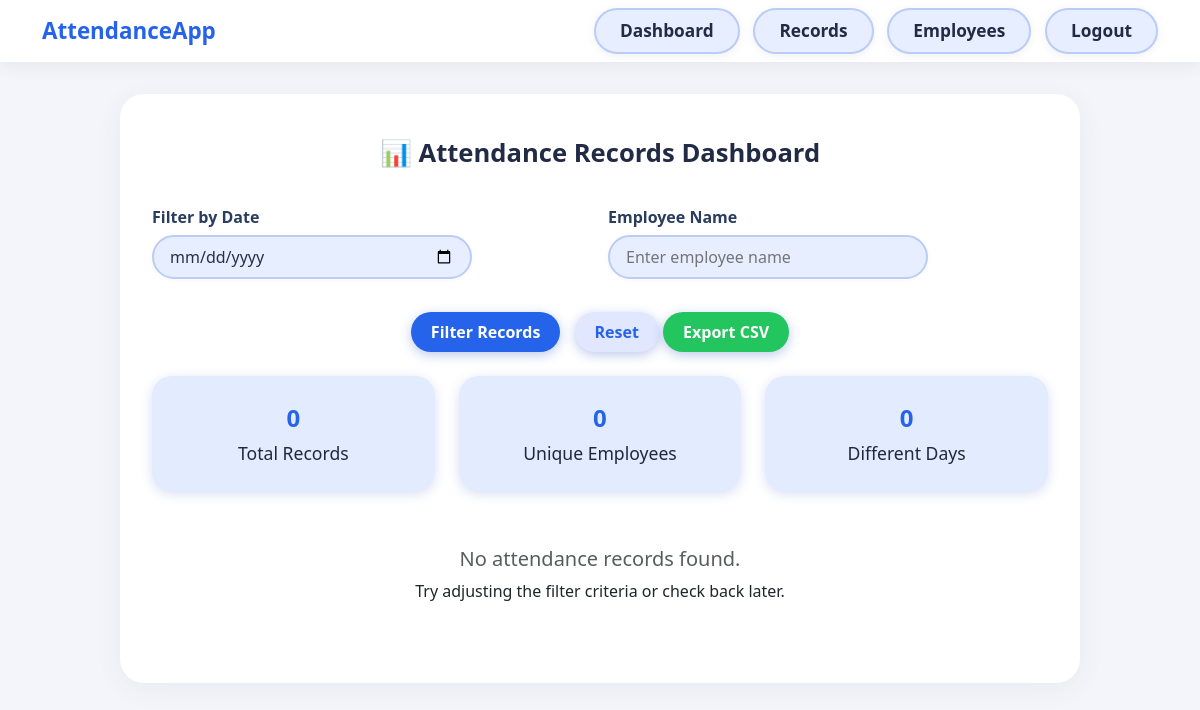
/attendance_dashboard (signed in), run on an earlier commit of the app's database.
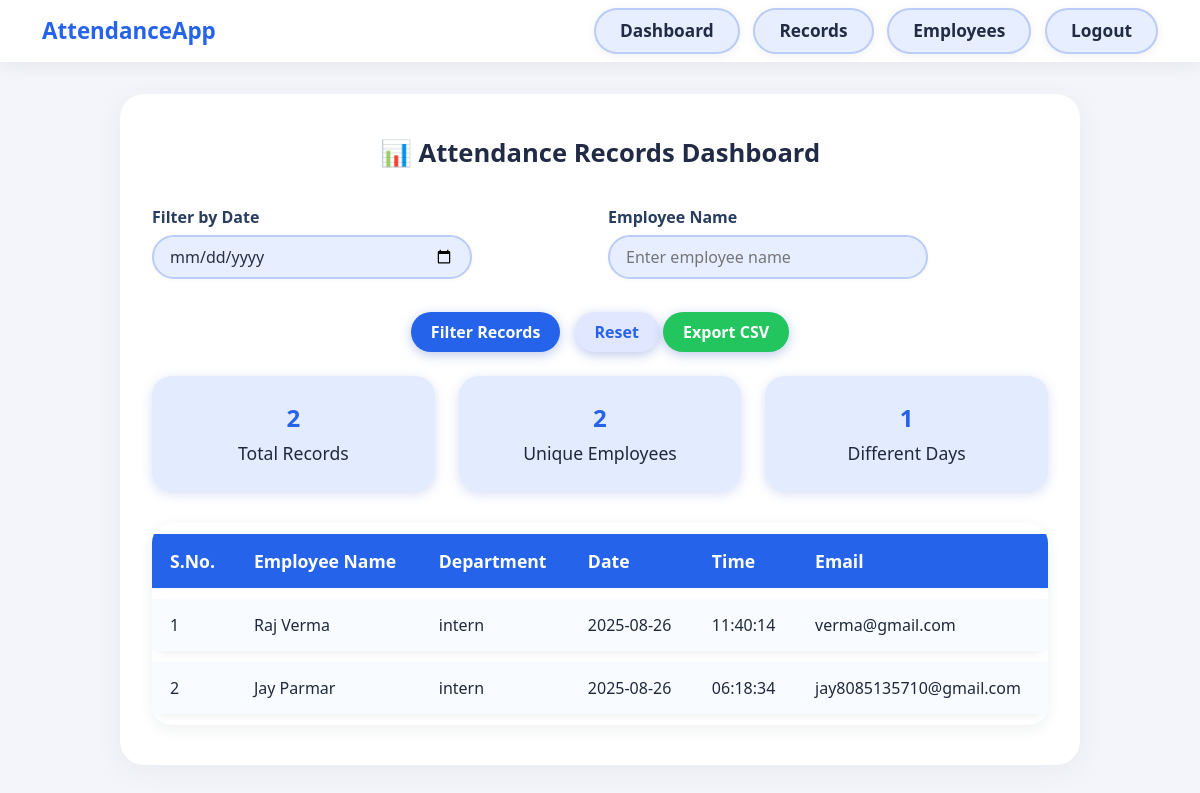
And on a later commit of the database.
### models.py (models this page shows)
class Attendance(db.Model):
    id = db.Column(db.Integer, primary_key=True)
    employee_id = db.Column(db.Integer, db.ForeignKey('employee.id', ondelete='CASCADE'), nullable=False)
    timestamp = db.Column(db.DateTime, nullable=False)

class Employee(db.Model):
    id = db.Column(db.Integer, primary_key=True)
    name = db.Column(db.String(150), nullable=False)
    department = db.Column(db.String(100), nullable=False)
    email = db.Column(db.String(150), nullable=False)
    contact = db.Column(db.String(20), nullable=False)
    face_data_folder = db.Column(db.String(200))
    attendances = db.relationship(
        'Attendance',
        backref='employee',
        lazy=True,
        cascade='all, delete-orphan',
        passive_deletes=True
    )

### app.py (the view)
@app.route("/attendance_dashboard")
@login_required
def attendance_dashboard():
    date = request.args.get("date")
    emp_name = request.args.get("employee")
    q = Attendance.query.join(Employee)
    if date:
        try:
            d = datetime.fromisoformat(date).date()
            q = q.filter(db.func.date(Attendance.timestamp) == d)
        except Exception:
            pass
    if emp_name:
        q = q.filter(Employee.name.ilike(f"%{emp_name}%"))
    records = q.order_by(Attendance.timestamp.desc()).all()
    unique_days = {r.timestamp.date() for r in records}
    return render_template(
        "attendance_dashboard.html",
        records=records,
        unique_days_count=len(unique_days)
    )

### app.py (called while the page is built)
@login_manager.user_loader
def load_user(user_id):
    return db.session.get(Admin, int(user_id))

### templates/attendance_dashboard.html (shortened to what this page needs)
{% extends 'base.html' %}
{% block content %}
<div class="record-card">
  <div class="record-title">📊 Attendance Records Dashboard</div>
  <form method="get" autocomplete="off">
    <div class="row gx-3 gy-2 mb-3">
      <div class="col-md-6">
        <label for="date">Filter by Date</label>
        <input type="date" id="date" name="date" class="compact-input" value="{{ request.args.get('date','') }}">
      </div>
      <div class="col-md-6">
        <label for="employee">Employee Name</label>
        <input type="text" id="employee" name="employee" placeholder="Enter employee name" class="compact-input" value="{{ request.args.get('employee','') }}">
      </div>
    </div>
    <div class="text-center mb-4">
      <button type="submit" class="btn btn-primary">Filter Records</button>
      <a href="{{ url_for('attendance_dashboard') }}" class="btn btn-secondary">Reset</a>
      <a href="{{ url_for('export_csv', date=request.args.get('date',''), employee=request.args.get('employee','')) }}" class="btn btn-success">Export CSV</a>
    </div>
  </form>
  <div class="row summary-row gx-4">
    <div class="col-md-4">
      <div class="summary-card">
        {{ records|length }}
        <div class="summary-label">Total Records</div>
      </div>
    </div>
    <div class="col-md-4">
      <div class="summary-card">
        {{ records|map(attribute='employee.id')|unique|list|length }}
        <div class="summary-label">Unique Employees</div>
      </div>
    </div>
    <div class="col-md-4">
      <div class="summary-card">
        {{ unique_days_count }}
        <div class="summary-label">Different Days</div>
      </div>
    </div>
  </div>
  {% if records %}
  <div class="table-responsive">
    <table>
      <thead>
        <tr>
          <th>S.No.</th>
          <th>Employee Name</th>
          <th>Department</th>
          <th>Date</th>
          <th>Time</th>
          <th>Email</th>
        </tr>
      </thead>
      <tbody>
        {% for r in records %}
        <tr>
          <td>{{ loop.index }}</td>
          <td>{{ r.employee.name }}</td>
          <td>{{ r.employee.department }}</td>
          <td>{{ r.timestamp.strftime('%Y-%m-%d') }}</td>
          <td>{{ r.timestamp.strftime('%H:%M:%S') }}</td>
          <td>{{ r.employee.email }}</td>
        </tr>
        {% endfor %}
      </tbody>
    </table>
  </div>
  {% else %}
  <div class="text-center py-4">
    <h5 class="text-muted">No attendance records found.</h5>
    <p>Try adjusting the filter criteria or check back later.</p>
  </div>
  {% endif %}
</div>
{% endblock %}

### templates/base.html (shortened to what this page needs)
<!doctype html>
<html lang="en">
<head>
  <link href="https://cdn.jsdelivr.net/npm/bootstrap@5.4.0/dist/css/bootstrap.min.css" rel="stylesheet" />
</head>
<body>
{% if current_user.is_authenticated %}
<nav class="navbar navbar-expand-lg">
  <div class="container">
    <a class="navbar-brand" href="{{ url_for('dashboard') }}">AttendanceApp</a>
    <div>
      <a href="{{ url_for('dashboard') }}" class="nav-btn">Dashboard</a>
      <a href="{{ url_for('attendance_dashboard') }}" class="nav-btn">Records</a>
      <a href="{{ url_for('new_employee') }}" class="nav-btn">Employees</a>
      <a href="{{ url_for('logout') }}" class="nav-btn">Logout</a>
    </div>
  </div>
</nav>
{% endif %}
<div class="container mb-5">
  {% block content %}{% endblock %}
</div>
</body>
</html>

### templates/base.html (style rules this page uses)
body { background: #f3f5fa; }
.navbar { background: #fff; box-shadow: 0 4px 16px rgba(44,62,80,0.07); margin-bottom: 2rem; }
.navbar-brand { font-weight:600; font-size:1.4rem; color:#2563eb !important; }
.nav-btn { background:#e6eeff !important; color:#222b45 !important; border:2px solid #baccf7; border-radius:99px; padding: 0.51rem 1.5rem; font-weight:600; font-size:1.08rem; margin-right:.6rem; text-decoration:none !important; box-shadow: 0 2px 10px rgba(44,62,80,0.07); transition:filter 0.18s, background 0.18s; display:inline-block; }
.nav-btn:last-child { margin-right:0; }

### templates/attendance_dashboard.html (style rules this page uses)
.record-card { max-width: 960px; margin: 2rem auto; background: #fff; border-radius: 24px; padding: 2.5rem 2rem; box-shadow: 0 6px 28px rgba(44,62,80,0.06); }
.record-title { font-size: 1.6rem; font-weight: 700; text-align: center; margin-bottom: 2rem; color: #222b45; }
label { font-weight: 600; color: #293e5e; display: block; margin-bottom: 6px; }
.compact-input { width: 100%; max-width: 320px; padding: 0.5rem 1rem; font-size: 1rem; border-radius: 30px; border: 2px solid #baccf7; background: #e6eeff; color: #283044; margin-bottom: 1.1rem; box-shadow: 0 1px 5px rgba(44,62,80,0.04); transition: border-color 0.3s ease; }
.btn { border-radius: 24px; font-size: 1rem; font-weight: 600; padding: 8px 20px; box-shadow: 0 3px 12px rgba(38,78,192,0.3); transition: background-color 0.25s ease; }
.btn-primary { background-color: #2563eb; color: #fff; border: none; }
.btn-secondary { background-color: #e0e7ff; color: #2563eb; border: none; margin-left: 10px; }
.btn-success { background-color: #22c55e; color: white; border: none; }
.summary-row { margin-bottom: 2rem; }
.summary-card { text-align: center; padding: 1.5rem 0; border-radius: 20px; background-color: #e3ebff; box-shadow: 0 3px 12px rgba(38,78,192,0.18); font-weight: 700; font-size: 1.5rem; color: #2563eb; }
.summary-label { font-weight: 500; font-size: 1.1rem; margin-top: 0.25rem; color: #1e293b; }
.table-responsive { border-radius: 20px; overflow: hidden; box-shadow: 0 4px 14px rgba(44,62,80,0.08); }
table { width: 100%; border-collapse: separate !important; border-spacing: 0 0.7rem !important; }
thead { background-color: #2563eb; border-radius: 20px; }
th { color: white; font-weight: 600; font-size: 1.1rem; padding: 14px 18px; text-align: left; }
tbody tr { background: #f8fbff; box-shadow: 0 3px 6px rgba(0,0,0,0.06); border-radius: 16px; }
td { padding: 14px 18px; font-size: 1rem; vertical-align: middle; color: #1e293b; }

What changed in the data, as far as the page shows it:
added Attendance: employee.name "Raj Verma", employee.department "intern", timestamp "2025-08-26", timestamp "11:40:14", employee.email "verma@gmail.com"
added Attendance: employee.name "Jay Parmar", employee.department "intern", timestamp "2025-08-26", timestamp "06:18:34", employee.email "jay8085135710@gmail.com"
Also different on the page:
{{ records|length }}: "0" → "2"
{{ records|map(attribute='employee.id')|unique|list|length }}: "0" → "2"
{{ unique_days_count }}: "0" → "1"
text no longer shown: "No attendance records found. Try adjusting the filter criteria or check back later."
text now shown: "S.No. Employee Name Department Date Time Email"
